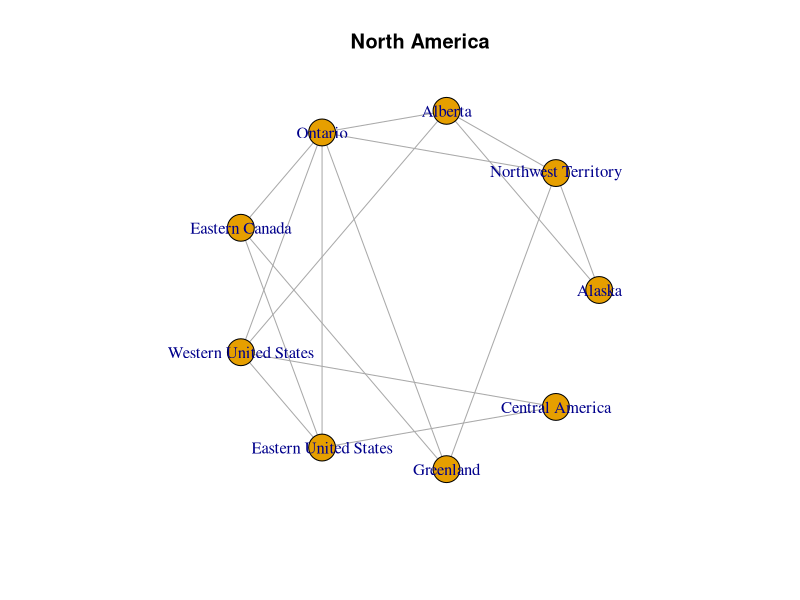
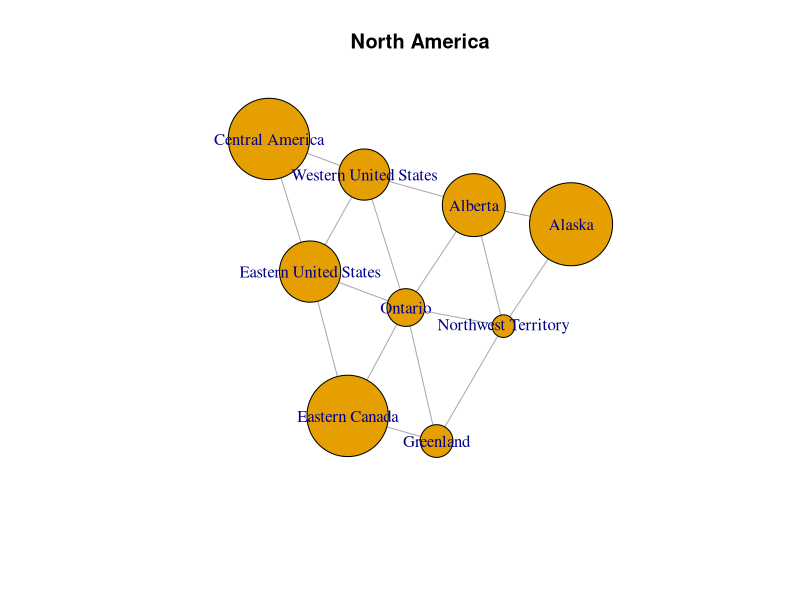
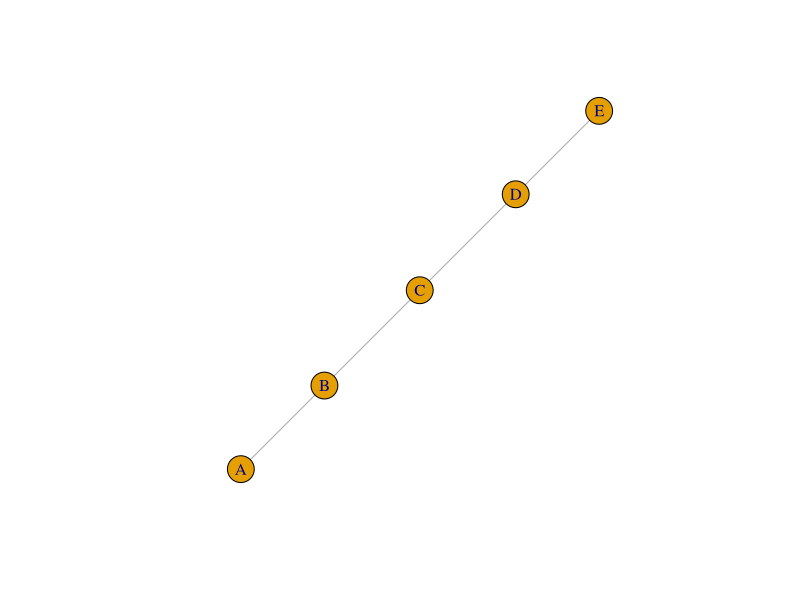
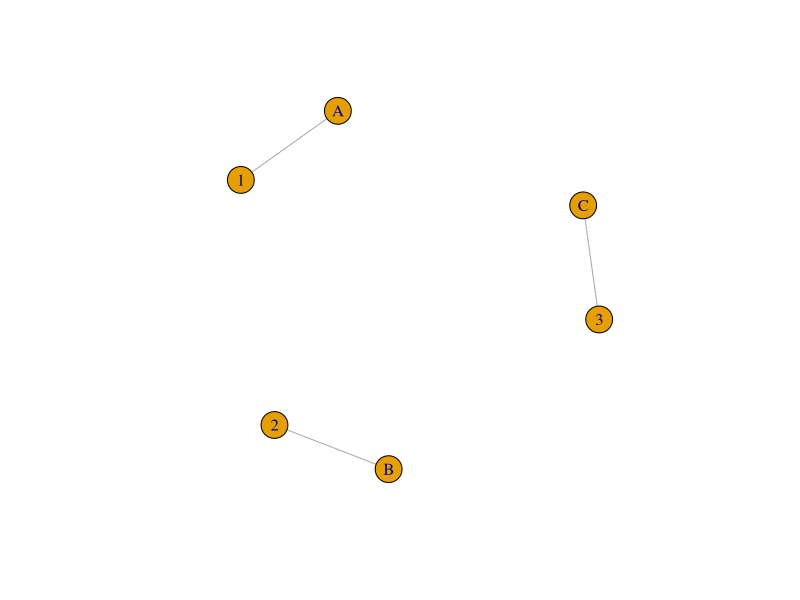
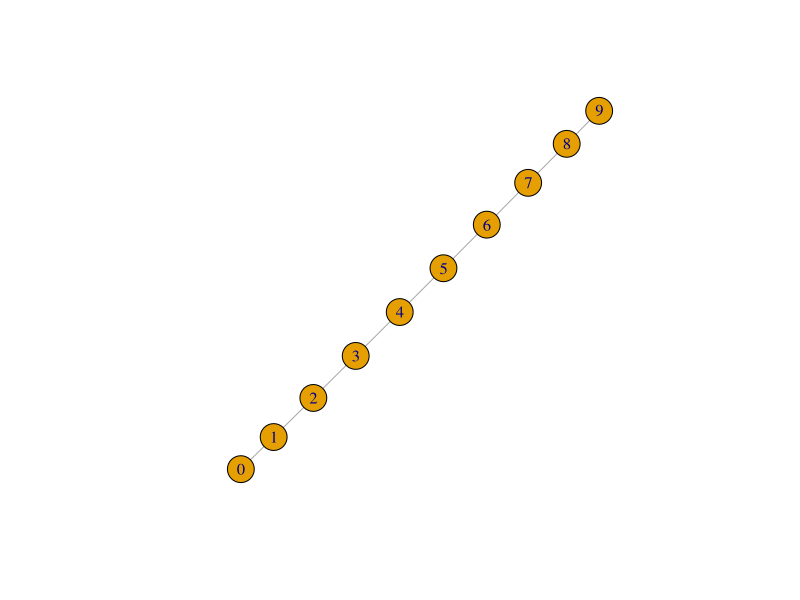
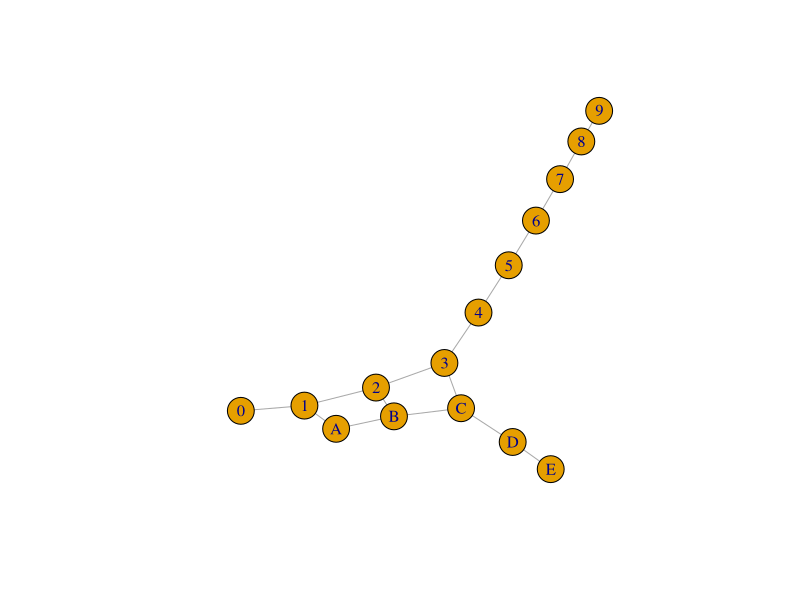

These charts were generated, in order, by the following R code:
## ---- chunk 1
knitr::opts_chunk$set(echo = TRUE)
library(magrittr)
library(igraph)
## ---- chunk 2

North.America <- c("Alaska", "Northwest Territory", "Greenland", "Alberta", "Ontario", "Eastern Canada", "Western United States", "Eastern United States", "Central America")

NAG <- make_empty_graph(length(North.America))
V(NAG)$name <- North.America


NAC <- data.frame(
  from = c("Alaska", "Alaska", "Northwest Territory", "Northwest Territory", "Northwest Territory", "Alberta", "Alberta", "Ontario", "Ontario", "Ontario", "Ontario", "Eastern Canada", "Eastern Canada", "Western United States", "Western United States", "Eastern United States"), 
  to = c("Alberta", "Northwest Territory", "Alberta", "Greenland", "Ontario", "Ontario", "Western United States", "Western United States", "Eastern United States", "Eastern Canada", "Greenland", "Greenland", "Eastern United States", "Eastern United States", "Central America", "Central America")
)

NAG <- graph_from_data_frame(d=NAC, directed=F)

# plot it
plot(NAG, layout=layout.circle, main='North America')
## ---- chunk 3
library(igraph)

NAL <- data.frame(
  from = c("Alaska", "Alaska", "Northwest Territory", "Northwest Territory", "Northwest Territory", "Alberta", "Alberta", "Ontario", "Ontario", "Ontario", "Ontario", "Eastern Canada", "Eastern Canada", "Western United States", "Western United States", "Eastern United States"), 
  to = c("Alberta", "Northwest Territory", "Alberta", "Greenland", "Ontario", "Ontario", "Western United States", "Western United States", "Eastern United States", "Eastern Canada", "Greenland", "Greenland", "Eastern United States", "Eastern United States", "Central America", "Central America")
)

NAG <- graph_from_data_frame(d = NAL, directed = FALSE)

# Generate sample data for number of units
set.seed(42)
army_units <- sample(5:50, vcount(NAG), replace = TRUE)
names(army_units) <- V(NAG)$name

# army_units <- army_units / min(army_units)
# army_units <- army_units * 15

node_size <- ( (army_units - min(army_units)) /(   max(army_units)-min(army_units)) )*(55 - 15) + 15

# Plot the graph with attributes
plot(NAG, layout = layout.fruchterman.reingold, main = 'North America', vertex.size=node_size)
## ---- chunk 4
library(igraph)
library(magrittr)

L1 <- data.frame(source=c(LETTERS[1:4]), target=c(LETTERS[2:5]))
G1 <- graph_from_data_frame(d=L1, directed=F)

UL <- data.frame(source=c(LETTERS[1:3]), target=c((1:3)))
UG <- graph_from_data_frame(d=UL, directed=F)

L2 <- data.frame(source=c(0:8), target=c(1:9))
G2 <- graph_from_data_frame(d=L2, directed=F)

CG <- graph.union(G1, UG, G2)

plot(G1)
plot(UG)
plot(G2)
plot(CG)
